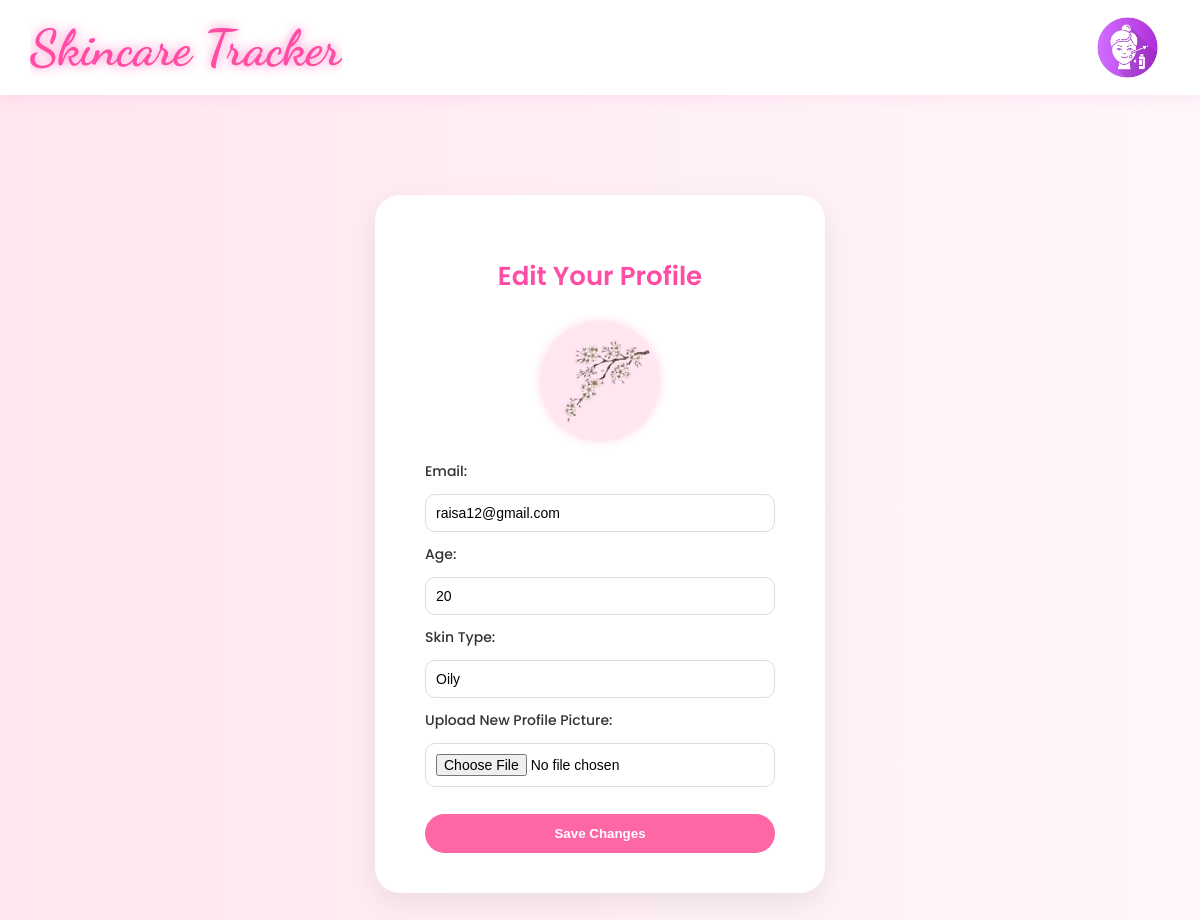
The app's page /user/edit_profile (signed in), older data.
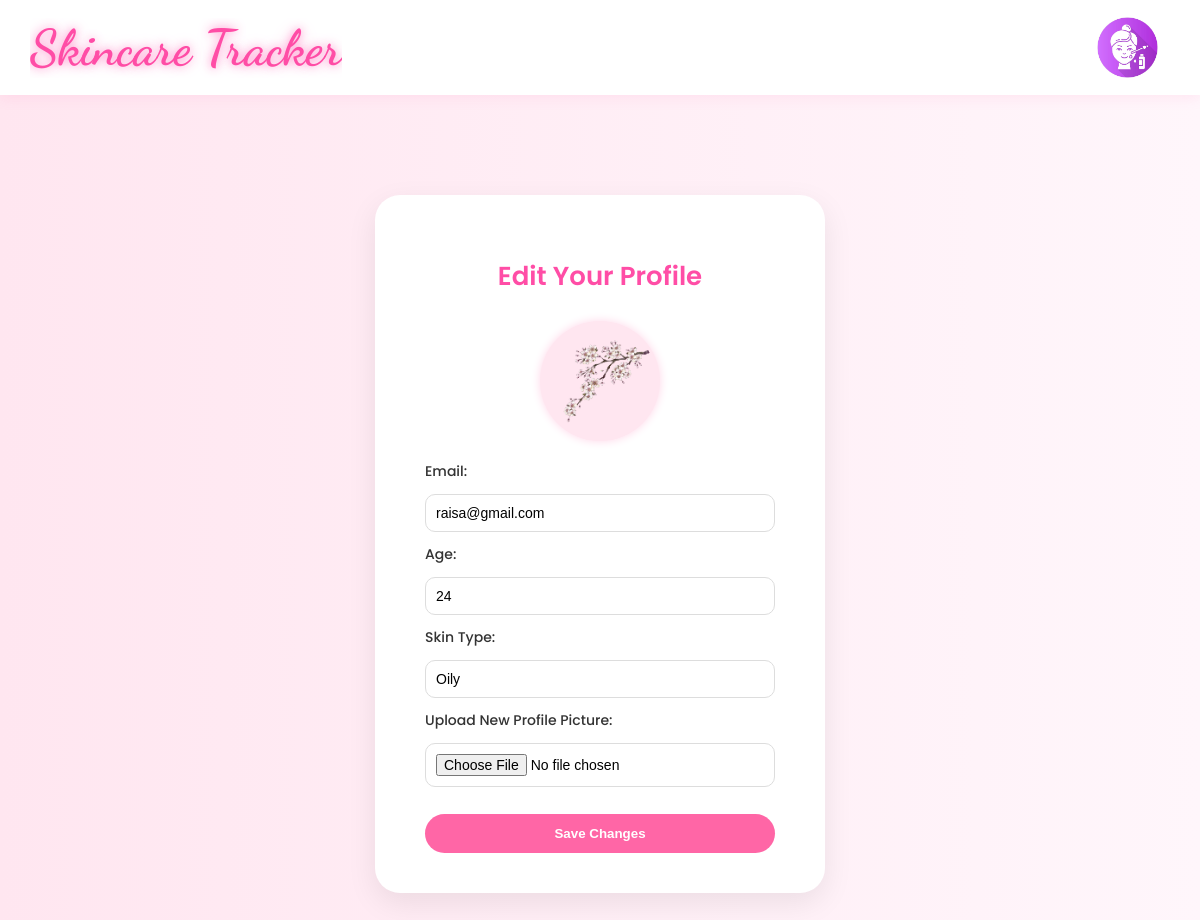
The same page, newer data.
### tables this page shows
CREATE TABLE Users (
    user_id INTEGER PRIMARY KEY AUTOINCREMENT,
    username TEXT UNIQUE NOT NULL,
    password TEXT NOT NULL,
    email TEXT UNIQUE NOT NULL,
    age INTEGER,
    skintype TEXT,
    profile_pic TEXT
);

### routes/user_routes.py (the view, shortened to what this page needs)
@user_bp.route("/edit_profile", methods=["GET", "POST"])
def edit_profile():
    if "user_id" not in session:
        return redirect(url_for("user.login_user"))
    db = __import__("app").app.get_db_connection()
    user_id = session["user_id"]
    data = db.execute(
        "SELECT email, age, skintype, profile_pic FROM Users WHERE user_id=?",
        (user_id,)
    ).fetchone()
    db.close()
    return render_template(
        "user/edit_profile.html",
        user={
            "email": data[0],
            "age": data[1],
            "skintype": data[2],
            "picture": data[3]
        }
    )

### app.py (called while the page is built)
def get_db_connection():
    conn = sqlite3.connect(st_db)
    conn.row_factory = sqlite3.Row
    return conn

### templates/user/edit_profile.html
{% extends "base.html" %}
{% block content %}
<div class="edit-profile-wrapper">
    <div class="edit-profile-card">
        <h2 class="edit-title">Edit Your Profile</h2>
        <div class="edit-picture-frame">
            <img src="{{ url_for('static', filename='images/' + (user.picture or 'skincare-user-icon.png')) }}" alt="Current Profile" class="edit-profile-pic">
        </div>
        <form action="{{ url_for('user.edit_profile') }}" method="POST" enctype="multipart/form-data" class="edit-form">
            <label>Email:</label>
            <input type="text" name="email" value="{{ user.email }}" required>
            <label>Age:</label>
            <input type="number" name="age" value="{{ user.age }}" required>
            <label>Skin Type:</label>
            <input type="text" name="skintype" value="{{ user.skintype }}" required>
            <label>Upload New Profile Picture:</label>
            <input type="file" name="profile_picture" accept="image/*">
            <button type="submit" class="save-btn">Save Changes</button>
        </form>
    </div>
</div>
{% endblock %}

Row changes from the older to the newer data that the page shows:
changed Users "Oily": email "raisa12@gmail.com" → "raisa@gmail.com"; age "20" → "24"
